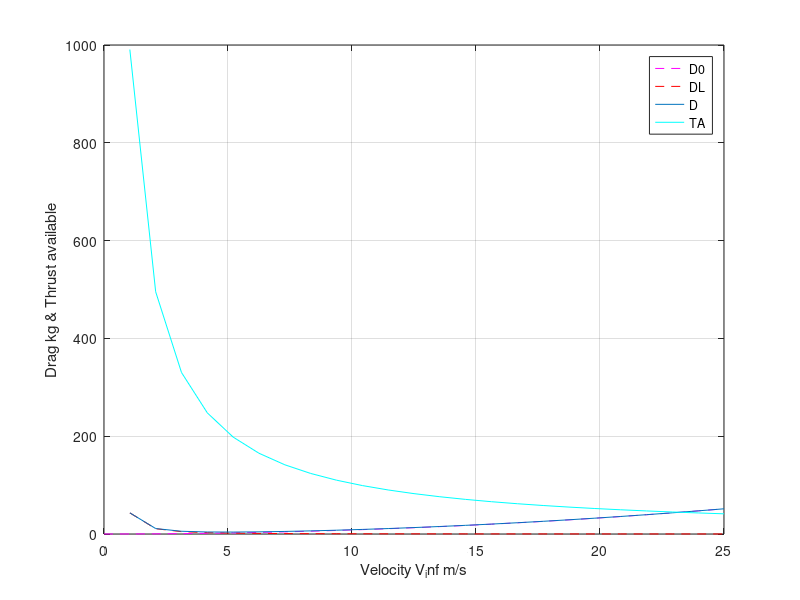

The MATLAB source for this figure:
% uavthrustaviliable.m
%   First  edtion : 08-Apr-2015 20:38:27
%   Lasted edtion : 08-Apr-2015 21:47:54
%   Lasted modify : Chang, Wei-Chieh 
%
% DESCRIPTION
%   This is a file to compute max thrust available for fixed-wing UAV.
%
% COPPYRIGHT
%   Copy right 2015 UAV Laboratory, Dept. of Aerospace Engineering, Tamkang
%   University.
%
% AUTHOORS INFORMACTION
%   Chang, Wei-Chieh 
%    addischang1991@gmail.com
%   Huang,Kuan-Lin 
%     breakfastho@yahoo.com.tw
%   Liu, Yu-Lin 
%     lightning.539418@gmail.comclear;clc;clf;

% Get the global parameters from parameters list.
global rho_inf g_inf T_inf 
global W S_fw S_bw b_fw b_bw AR_fw AR_bw e_fw e_bw

rho_inf = 1.2133;
V_inf = linspace( 0, 25, 25 );
S = 0.8929;
b = 2.5;
CD_0 = 0.152;
e = 0.84;
W = 18.75;
AR = b^2 / S;
K_3 = 1 / ( pi * e * AR );
K_1 = (1/3) * K_3;
K = K_1 + K_3;
CL = W ./ ((1/2) * rho_inf .* V_inf.^2 * S);
CD = CD_0 + K * CL.^2;
D_0 = (1/2) * rho_inf .* V_inf.^2 * S .* CD_0;
D_L = (1/2) * rho_inf .* V_inf.^2 * S * K .* CL.^2;
D = D_0 + D_L;
D_min = min(D)


propeller_efficiency = 0.8;
%V_inf = linspace( 0, 25, 25 );
P = 1290 ; % OS-MAX-65AX
P_A = propeller_efficiency*P;
T_A = P_A./V_inf;
[ a b ] = min(abs(T_A-D))

plot( V_inf, D_0, '--m', V_inf, D_L, '--r', V_inf, D ,V_inf,T_A,'c');
grid on
legend('D0','DL','D','TA')
xlabel('Velocity V_inf m/s')
ylabel('Drag kg & Thrust available')

disp( [ ' Max thrust is ' num2str( a ) '(N) at ' num2str( V_inf( 1, b ) ) '(m/s). ' ]  )